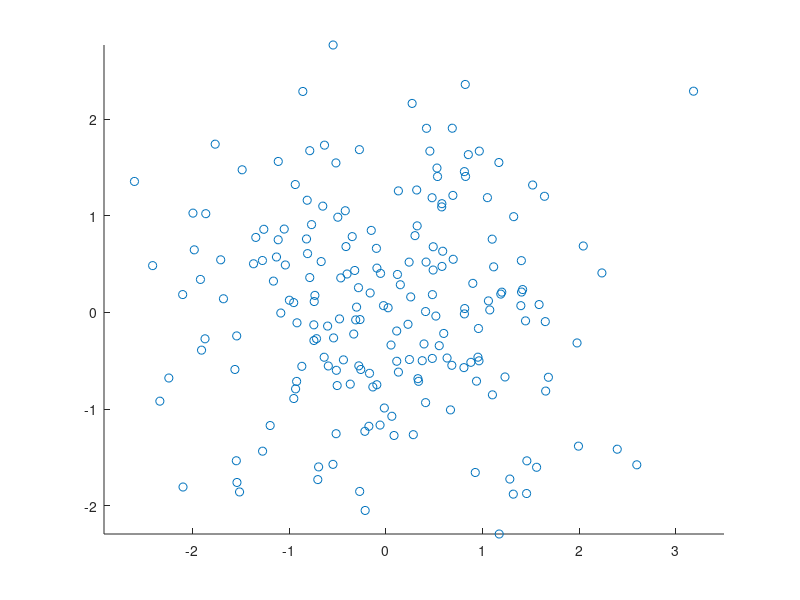

MATLAB code for this plot: (Note: this script raises an error after producing the figure.)
%
% % Calcul des valeurs propres / vecteurs propre d'une matrice (eig)
% % Visualisation des vecteurs propres de la matrice de covariance
% % d'un nuage de points
%
close all
clc
mu = [0 0]
sigma = [1 0 ; 0 1]
X = mvnrnd(mu,sigma,200); 


figure ('Name', 'Vecteurs propres');
axis equal
hold on
scatter(X(:,1), X(:,2));

A= cov(X);

[V D] = eig(A);
Vdir1 = V(:,1);
Vdir2 = V(:,2);
x=-2:2;

y1 = droite2DVd(x,Vdir1,mu);

plot(x,y1,'r')

y2 = droite2DVd(x,Vdir2,mu);

plot(x,y2,'g')
hold off 

[myacp, C, moy] = CalculACP(X);
W1 = transpose((myacp(:,1)));
%W2 = transpose([myacp(:,1),myacp(:,2)]); %Inutile car on est déja en
%dimension 2 
CProj1 = Proj(W1,C);%Projection sur les échantillons recentrés
%CProj2 = Proj(W2,C);

ymyacp = droite2DVd(C,W1,moy);
yproj = droite2DVd(CProj1,W1,moy);

hold on
scatter(CProj1, yproj,'g');
plot(C,ymyacp,'b');
hold off

% y2dacp = droite2DVd(C,W2,moy);
% figure('Name','ACP 2D');
% plot(C,y2dacp);